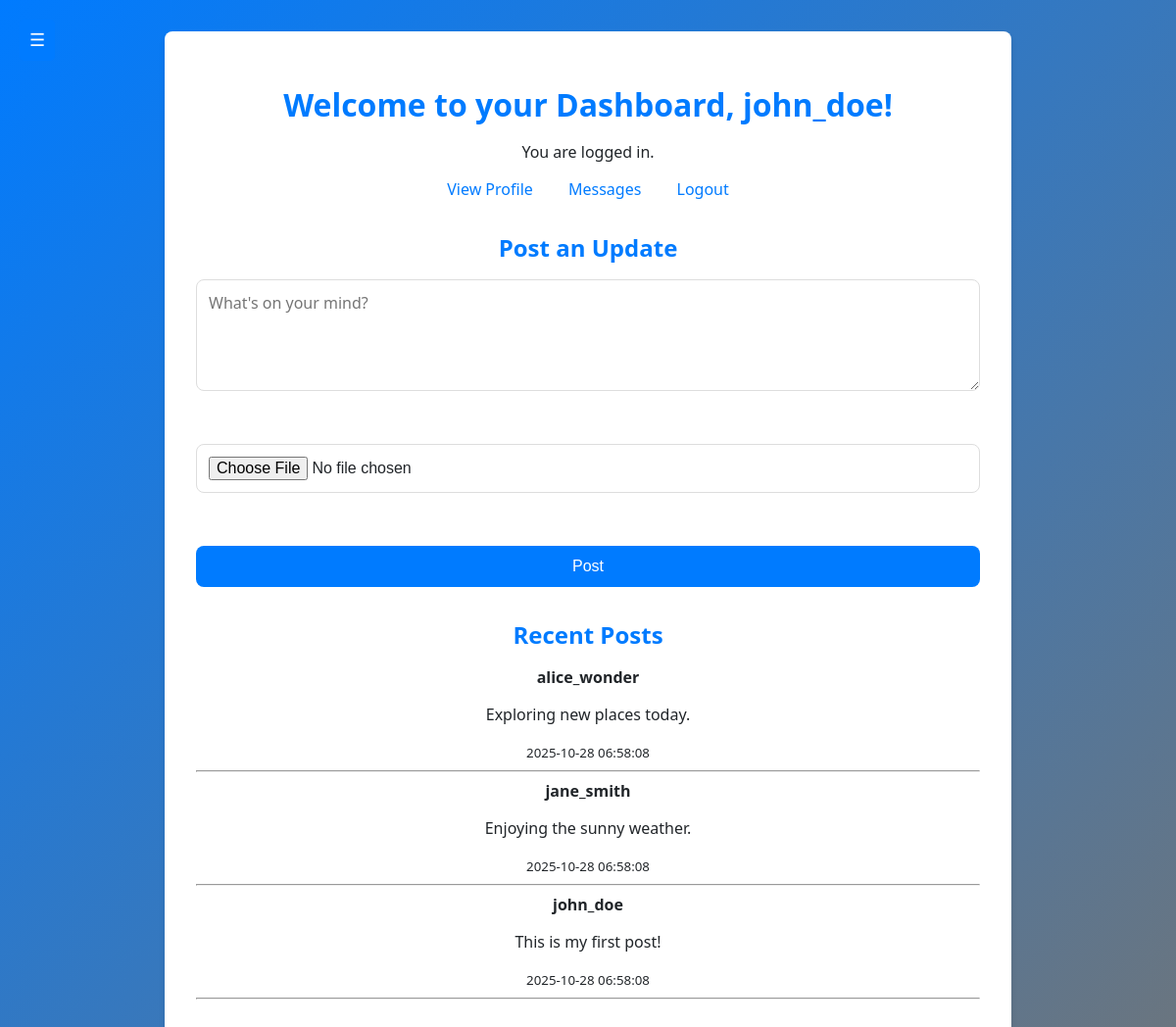
/dashboard.php (signed in), run on the app's committed database.
### tables this page shows
CREATE TABLE posts (
    id INT AUTO_INCREMENT PRIMARY KEY,
    user_id INT NOT NULL,
    content TEXT NOT NULL,
    created_at TIMESTAMP DEFAULT CURRENT_TIMESTAMP,
    FOREIGN KEY (user_id) REFERENCES users (id)
);

CREATE TABLE users (
    id INT AUTO_INCREMENT PRIMARY KEY,
    username VARCHAR(50) NOT NULL UNIQUE,
    email VARCHAR(100) NOT NULL UNIQUE,
    password_hash VARCHAR(255) NOT NULL,
    profile_pic LONGBLOB,
    profile_pic_size INT NOT NULL DEFAULT 0,
    bio TEXT,
    created_at TIMESTAMP DEFAULT CURRENT_TIMESTAMP
);

### dashboard.php (the view, shortened to what this page needs)
<?php
require_once 'includes/config.php';
$username = $_SESSION['user']['username'];
?>
<!DOCTYPE html>
<html lang="en">
<head>
    <link rel="stylesheet" href="CSS/styles.css">
</head>
<body>
    <div class="hamburger-menu">
        <button class="hamburger-btn">&#9776;</button>
    </div>
    <main>
        <h1>Welcome to your Dashboard, <?php echo htmlspecialchars($username); ?>!</h1>
        <p>You are logged in.</p>
        <nav>
            <a href="profile.php">View Profile</a>
            <a href="messages.php">Messages</a>
            <a href="login.php?logout=1">Logout</a>
        </nav>
        <h2>Post an Update</h2>
        <form method="post" enctype="multipart/form-data">
            <textarea name="content" rows="4" cols="50" required placeholder="What's on your mind?"></textarea><br>
            <input type="file" name="image" accept="image/*"><br>
            <button type="submit">Post</button>
        </form>
        <h2>Recent Posts</h2>
        <?php
        $stmt = $pdo->prepare("SELECT p.*, u.username FROM posts p JOIN users u ON p.user_id = u.id ORDER BY p.created_at DESC");
        $stmt->execute();
        $posts = $stmt->fetchAll();
        foreach ($posts as $post) {
            $parts = explode("\n", $post['content']);
            $text = htmlspecialchars($parts[0]);
            echo "<div>";
            echo "<strong>" . htmlspecialchars($post['username']) . "</strong><br>";
            echo "<p>" . $text . "</p>";
            echo "<small>" . htmlspecialchars($post['created_at']) . "</small>";
            echo "</div><hr>";
        }
        ?>
</body>
</html>

### CSS/styles.css (style rules this page uses)
:root { --primary-color: #007bff; --secondary-color: #6c757d; --success-color: #28a745; --danger-color: #dc3545; --light-bg: #f8f9fa; --dark-text: #212529; --border-radius: 8px; --box-shadow: 0 4px 6px rgba(0, 0, 0, 0.1); }
body { font-family: 'Segoe UI', Tahoma, Geneva, Verdana, sans-serif; margin: 0; padding: 0; min-height: 100vh; background: linear-gradient(135deg, var(--primary-color), var(--secondary-color)); color: var(--dark-text); display: flex; align-items: center; justify-content: center; }
h1 { margin-bottom: 1.5rem; color: var(--primary-color); }
h2 { color: var(--dark-text); margin-top: 2rem; }
form { display: flex; flex-direction: column; gap: 1rem; }
button[type="submit"] { background: var(--primary-color); color: white; border: none; padding: 0.75rem; border-radius: var(--border-radius); font-size: 1rem; cursor: pointer; transition: background-color 0.3s ease; }
p { margin: 1rem 0; }
a { color: var(--primary-color); text-decoration: none; }
main { background: white; padding: 2rem; border-radius: var(--border-radius); box-shadow: var(--box-shadow); width: 100%; max-width: 800px; margin: 2rem auto; text-align: center; }
h1, h2, h3, h4 { color: var(--primary-color); margin-bottom: 1rem; }
input[type="email"], input[type="file"], textarea { padding: 0.75rem; border: 1px solid #ddd; border-radius: var(--border-radius); font-size: 1rem; transition: border-color 0.3s ease; }
nav { margin-bottom: 1rem; }
nav a { margin: 0 1rem; }
.hamburger-menu { position: fixed; top: 20px; left: 20px; z-index: 1000; }
.hamburger-btn { background: var(--primary-color); color: white; border: none; padding: 10px; border-radius: 5px; cursor: pointer; font-size: 18px; transition: background 0.3s ease; }
textarea { padding: 0.75rem; border: 1px solid #ddd; border-radius: var(--border-radius); font-size: 1rem; font-family: inherit; resize: vertical; transition: border-color 0.3s ease; }

### data on the page
posts: user.username "alice_wonder", content "Exploring new places today.", created_at "2025-10-28 06:58:08"
posts: user.username "jane_smith", content "Enjoying the sunny weather.", created_at "2025-10-28 06:58:08"
posts: user.username "john_doe", content "This is my first post!", created_at "2025-10-28 06:58:08"

### other printed values
$username "john_doe"
